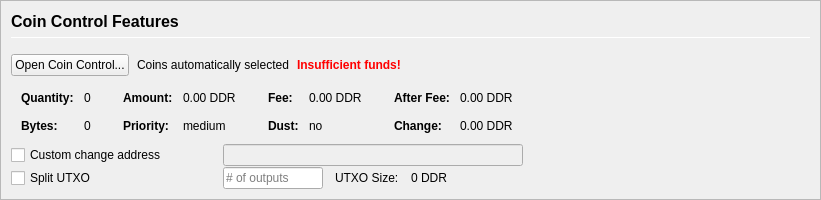
         <widget class="QFrame" name="frameCoinControl">
          <property name="sizePolicy">
           <sizepolicy hsizetype="Expanding" vsizetype="Expanding">
            <horstretch>0</horstretch>
            <verstretch>0</verstretch>
           </sizepolicy>
          </property>
          <property name="maximumSize">
           <size>
            <width>16777215</width>
            <height>16777215</height>
           </size>
          </property>
          <property name="frameShape">
           <enum>QFrame::StyledPanel</enum>
          </property>
          <property name="frameShadow">
           <enum>QFrame::Sunken</enum>
          </property>
          <layout class="QVBoxLayout" name="verticalLayoutCoinControl2">
           <property name="spacing">
            <number>0</number>
           </property>
           <property name="margin">
            <number>0</number>
           </property>
           <item>
            <widget class="QFrame" name="frameCoinControl_BG">
             <layout class="QVBoxLayout" name="verticalLayoutCoinControl" stretch="0,0,0,0,0,0">
              <property name="spacing">
               <number>1</number>
              </property>
              <property name="leftMargin">
               <number>10</number>
              </property>
              <property name="topMargin">
               <number>10</number>
              </property>
              <item>
               <layout class="QHBoxLayout" name="horizontalLayoutCoinControl1">
                <property name="bottomMargin">
                 <number>15</number>
                </property>
                <item>
                 <layout class="QVBoxLayout" name="verticalLayout_3">
                  <property name="spacing">
                   <number>6</number>
                  </property>
                  <item>
                   <widget class="QLabel" name="labelCoinControlFeatures">
                    <property name="sizePolicy">
                     <sizepolicy hsizetype="Preferred" vsizetype="Maximum">
                      <horstretch>0</horstretch>
                      <verstretch>0</verstretch>
                     </sizepolicy>
                    </property>
                    <property name="minimumSize">
                     <size>
                      <width>0</width>
                      <height>20</height>
                     </size>
                    </property>
                    <property name="font">
                     <font>
                      <pointsize>12</pointsize>
                      <weight>75</weight>
                      <bold>true</bold>
                     </font>
                    </property>
                    <property name="styleSheet">
                     <string notr="true">font-weight:bold;</string>
                    </property>
                    <property name="text">
                     <string>Coin Control Features</string>
                    </property>
                   </widget>
                  </item>
                  <item>
                   <widget class="Line" name="line">
                    <property name="minimumSize">
                     <size>
                      <width>0</width>
                      <height>1</height>
                     </size>
                    </property>
                    <property name="maximumSize">
                     <size>
                      <width>16777215</width>
                      <height>1</height>
                     </size>
                    </property>
                    <property name="orientation">
                     <enum>Qt::Horizontal</enum>
                    </property>
                   </widget>
                  </item>
                 </layout>
                </item>
               </layout>
              </item>
              <item>
               <layout class="QHBoxLayout" name="horizontalLayoutCoinControl2" stretch="0,0,0,0">
                <property name="spacing">
                 <number>8</number>
                </property>
                <property name="bottomMargin">
                 <number>10</number>
                </property>
                <item>
                 <widget class="QPushButton" name="pushButtonCoinControl">
                  <property name="styleSheet">
                   <string notr="true"/>
                  </property>
                  <property name="text">
                   <string>Open Coin Control...</string>
                  </property>
                  <property name="autoDefault">
                   <bool>false</bool>
                  </property>
                 </widget>
                </item>
                <item>
                 <widget class="QLabel" name="labelCoinControlAutomaticallySelected">
                  <property name="text">
                   <string>Coins automatically selected</string>
                  </property>
                  <property name="margin">
                   <number>5</number>
                  </property>
                 </widget>
                </item>
                <item>
                 <widget class="QLabel" name="labelCoinControlInsuffFunds">
                  <property name="font">
                   <font>
                    <weight>75</weight>
                    <bold>true</bold>
                   </font>
                  </property>
                  <property name="styleSheet">
                   <string notr="true">color:red;font-weight:bold;</string>
                  </property>
                  <property name="text">
                   <string>Insufficient funds!</string>
                  </property>
                  <property name="margin">
                   <number>5</number>
                  </property>
                 </widget>
                </item>
                <item>
                 <spacer name="horizontalSpacerCoinControl">
                  <property name="orientation">
                   <enum>Qt::Horizontal</enum>
                  </property>
                  <property name="sizeHint" stdset="0">
                   <size>
                    <width>40</width>
                    <height>1</height>
                   </size>
                  </property>
                 </spacer>
                </item>
               </layout>
              </item>
              <item>
               <widget class="QWidget" name="widgetCoinControl" native="true">
                <property name="sizePolicy">
                 <sizepolicy hsizetype="Preferred" vsizetype="Preferred">
                  <horstretch>0</horstretch>
                  <verstretch>0</verstretch>
                 </sizepolicy>
                </property>
                <property name="minimumSize">
                 <size>
                  <width>0</width>
                  <height>0</height>
                 </size>
                </property>
                <property name="styleSheet">
                 <string notr="true"/>
                </property>
                <layout class="QHBoxLayout" name="horizontalLayoutCoinControl5">
                 <property name="margin">
                  <number>0</number>
                 </property>
                 <item>
                  <layout class="QHBoxLayout" name="horizontalLayoutCoinControl3" stretch="0,0,0,1">
                   <property name="spacing">
                    <number>20</number>
                   </property>
                   <property name="topMargin">
                    <number>0</number>
                   </property>
                   <property name="bottomMargin">
                    <number>10</number>
                   </property>
                   <item>
                    <layout class="QFormLayout" name="formLayoutCoinControl1">
                     <property name="horizontalSpacing">
                      <number>10</number>
                     </property>
                     <property name="verticalSpacing">
                      <number>14</number>
                     </property>
                     <property name="leftMargin">
                      <number>10</number>
                     </property>
                     <property name="topMargin">
                      <number>4</number>
                     </property>
                     <property name="rightMargin">
                      <number>6</number>
                     </property>
                     <item row="0" column="0">
                      <widget class="QLabel" name="labelCoinControlQuantityText">
                       <property name="font">
                        <font>
                         <weight>75</weight>
                         <bold>true</bold>
                        </font>
                       </property>
                       <property name="text">
                        <string>Quantity:</string>
                       </property>
                       <property name="margin">
                        <number>0</number>
                       </property>
                      </widget>
                     </item>
                     <item row="0" column="1">
                      <widget class="QLabel" name="labelCoinControlQuantity">
                       <property name="cursor">
                        <cursorShape>IBeamCursor</cursorShape>
                       </property>
                       <property name="contextMenuPolicy">
                        <enum>Qt::ActionsContextMenu</enum>
                       </property>
                       <property name="text">
                        <string notr="true">0</string>
                       </property>
                       <property name="margin">
                        <number>0</number>
                       </property>
                       <property name="textInteractionFlags">
                        <set>Qt::LinksAccessibleByMouse|Qt::TextSelectableByKeyboard|Qt::TextSelectableByMouse</set>
                       </property>
                      </widget>
                     </item>
                     <item row="1" column="0">
                      <widget class="QLabel" name="labelCoinControlBytesText">
                       <property name="font">
                        <font>
                         <weight>75</weight>
                         <bold>true</bold>
                        </font>
                       </property>
                       <property name="text">
                        <string>Bytes:</string>
                       </property>
                      </widget>
                     </item>
                     <item row="1" column="1">
                      <widget class="QLabel" name="labelCoinControlBytes">
                       <property name="cursor">
                        <cursorShape>IBeamCursor</cursorShape>
                       </property>
                       <property name="contextMenuPolicy">
                        <enum>Qt::ActionsContextMenu</enum>
                       </property>
                       <property name="text">
                        <string notr="true">0</string>
                       </property>
                       <property name="textInteractionFlags">
                        <set>Qt::LinksAccessibleByMouse|Qt::TextSelectableByKeyboard|Qt::TextSelectableByMouse</set>
                       </property>
                      </widget>
                     </item>
                    </layout>
                   </item>
                   <item>
                    <layout class="QFormLayout" name="formLayoutCoinControl2">
                     <property name="horizontalSpacing">
                      <number>10</number>
                     </property>
                     <property name="verticalSpacing">
                      <number>14</number>
                     </property>
                     <property name="leftMargin">
                      <number>6</number>
                     </property>
                     <property name="topMargin">
                      <number>4</number>
                     </property>
                     <property name="rightMargin">
                      <number>6</number>
                     </property>
                     <item row="0" column="0">
                      <widget class="QLabel" name="labelCoinControlAmountText">
                       <property name="font">
                        <font>
                         <weight>75</weight>
                         <bold>true</bold>
                        </font>
                       </property>
                       <property name="text">
                        <string>Amount:</string>
                       </property>
                       <property name="margin">
                        <number>0</number>
                       </property>
                      </widget>
                     </item>
                     <item row="0" column="1">
                      <widget class="QLabel" name="labelCoinControlAmount">
                       <property name="cursor">
                        <cursorShape>IBeamCursor</cursorShape>
                       </property>
                       <property name="contextMenuPolicy">
                        <enum>Qt::ActionsContextMenu</enum>
                       </property>
                       <property name="text">
                        <string notr="true">0.00 DDR</string>
                       </property>
                       <property name="textInteractionFlags">
                        <set>Qt::LinksAccessibleByMouse|Qt::TextSelectableByKeyboard|Qt::TextSelectableByMouse</set>
                       </property>
                      </widget>
                     </item>
                     <item row="1" column="0">
                      <widget class="QLabel" name="labelCoinControlPriorityText">
                       <property name="font">
                        <font>
                         <weight>75</weight>
                         <bold>true</bold>
                        </font>
                       </property>
                       <property name="text">
                        <string>Priority:</string>
                       </property>
                      </widget>
                     </item>
                     <item row="1" column="1">
                      <widget class="QLabel" name="labelCoinControlPriority">
                       <property name="cursor">
                        <cursorShape>IBeamCursor</cursorShape>
                       </property>
                       <property name="contextMenuPolicy">
                        <enum>Qt::ActionsContextMenu</enum>
                       </property>
                       <property name="text">
                        <string>medium</string>
                       </property>
                       <property name="textInteractionFlags">
                        <set>Qt::LinksAccessibleByMouse|Qt::TextSelectableByKeyboard|Qt::TextSelectableByMouse</set>
                       </property>
                      </widget>
                     </item>
                    </layout>
                   </item>
                   <item>
                    <layout class="QFormLayout" name="formLayoutCoinControl3">
                     <property name="horizontalSpacing">
                      <number>10</number>
                     </property>
                     <property name="verticalSpacing">
                      <number>14</number>
                     </property>
                     <property name="leftMargin">
                      <number>6</number>
                     </property>
                     <property name="topMargin">
                      <number>4</number>
                     </property>
                     <property name="rightMargin">
                      <number>6</number>
                     </property>
                     <item row="0" column="0">
                      <widget class="QLabel" name="labelCoinControlFeeText">
                       <property name="font">
                        <font>
                         <weight>75</weight>
                         <bold>true</bold>
                        </font>
                       </property>
                       <property name="text">
                        <string>Fee:</string>
                       </property>
                       <property name="margin">
                        <number>0</number>
                       </property>
                      </widget>
                     </item>
                     <item row="0" column="1">
                      <widget class="QLabel" name="labelCoinControlFee">
                       <property name="cursor">
                        <cursorShape>IBeamCursor</cursorShape>
                       </property>
                       <property name="contextMenuPolicy">
                        <enum>Qt::ActionsContextMenu</enum>
                       </property>
                       <property name="text">
                        <string notr="true">0.00 DDR</string>
                       </property>
                       <property name="textInteractionFlags">
                        <set>Qt::LinksAccessibleByMouse|Qt::TextSelectableByKeyboard|Qt::TextSelectableByMouse</set>
                       </property>
                      </widget>
                     </item>
                     <item row="1" column="0">
                      <widget class="QLabel" name="labelCoinControlLowOutputText">
                       <property name="font">
                        <font>
                         <weight>75</weight>
                         <bold>true</bold>
                        </font>
                       </property>
                       <property name="text">
                        <string>Dust:</string>
                       </property>
                      </widget>
                     </item>
                     <item row="1" column="1">
                      <widget class="QLabel" name="labelCoinControlLowOutput">
                       <property name="cursor">
                        <cursorShape>IBeamCursor</cursorShape>
                       </property>
                       <property name="contextMenuPolicy">
                        <enum>Qt::ActionsContextMenu</enum>
                       </property>
                       <property name="text">
                        <string>no</string>
                       </property>
                       <property name="textInteractionFlags">
                        <set>Qt::LinksAccessibleByMouse|Qt::TextSelectableByKeyboard|Qt::TextSelectableByMouse</set>
                       </property>
                      </widget>
                     </item>
                    </layout>
                   </item>
                   <item>
                    <layout class="QFormLayout" name="formLayoutCoinControl4">
                     <property name="horizontalSpacing">
                      <number>10</number>
                     </property>
                     <property name="verticalSpacing">
                      <number>14</number>
                     </property>
                     <property name="leftMargin">
                      <number>6</number>
                     </property>
                     <property name="topMargin">
                      <number>4</number>
                     </property>
                     <property name="rightMargin">
                      <number>6</number>
                     </property>
                     <item row="0" column="0">
                      <widget class="QLabel" name="labelCoinControlAfterFeeText">
                       <property name="font">
                        <font>
                         <weight>75</weight>
                         <bold>true</bold>
                        </font>
                       </property>
                       <property name="text">
                        <string>After Fee:</string>
                       </property>
                       <property name="margin">
                        <number>0</number>
                       </property>
                      </widget>
                     </item>
                     <item row="0" column="1">
                      <widget class="QLabel" name="labelCoinControlAfterFee">
                       <property name="cursor">
                        <cursorShape>IBeamCursor</cursorShape>
                       </property>
                       <property name="contextMenuPolicy">
                        <enum>Qt::ActionsContextMenu</enum>
                       </property>
                       <property name="text">
                        <string notr="true">0.00 DDR</string>
                       </property>
                       <property name="textInteractionFlags">
                        <set>Qt::LinksAccessibleByMouse|Qt::TextSelectableByKeyboard|Qt::TextSelectableByMouse</set>
                       </property>
                      </widget>
                     </item>
                     <item row="1" column="0">
                      <widget class="QLabel" name="labelCoinControlChangeText">
                       <property name="font">
                        <font>
                         <weight>75</weight>
                         <bold>true</bold>
                        </font>
                       </property>
                       <property name="text">
                        <string>Change:</string>
                       </property>
                      </widget>
                     </item>
                     <item row="1" column="1">
                      <widget class="QLabel" name="labelCoinControlChange">
                       <property name="cursor">
                        <cursorShape>IBeamCursor</cursorShape>
                       </property>
                       <property name="contextMenuPolicy">
                        <enum>Qt::ActionsContextMenu</enum>
                       </property>
                       <property name="text">
                        <string notr="true">0.00 DDR</string>
                       </property>
                       <property name="textInteractionFlags">
                        <set>Qt::LinksAccessibleByMouse|Qt::TextSelectableByKeyboard|Qt::TextSelectableByMouse</set>
                       </property>
                      </widget>
                     </item>
                    </layout>
                   </item>
                  </layout>
                 </item>
                </layout>
               </widget>
              </item>
              <item>
               <layout class="QHBoxLayout" name="horizontalLayoutCoinControl4">
                <property name="spacing">
                 <number>12</number>
                </property>
                <property name="sizeConstraint">
                 <enum>QLayout::SetDefaultConstraint</enum>
                </property>
                <property name="topMargin">
                 <number>0</number>
                </property>
                <property name="rightMargin">
                 <number>0</number>
                </property>
                <item>
                 <widget class="QCheckBox" name="checkBoxCoinControlChange">
                  <property name="sizePolicy">
                   <sizepolicy hsizetype="Preferred" vsizetype="Preferred">
                    <horstretch>0</horstretch>
                    <verstretch>0</verstretch>
                   </sizepolicy>
                  </property>
                  <property name="minimumSize">
                   <size>
                    <width>200</width>
                    <height>0</height>
                   </size>
                  </property>
                  <property name="maximumSize">
                   <size>
                    <width>200</width>
                    <height>16777215</height>
                   </size>
                  </property>
                  <property name="toolTip">
                   <string>If this is activated, but the change address is empty or invalid, change will be sent to a newly generated address.</string>
                  </property>
                  <property name="text">
                   <string>Custom change address</string>
                  </property>
                 </widget>
                </item>
                <item>
                 <widget class="QValidatedLineEdit" name="lineEditCoinControlChange">
                  <property name="enabled">
                   <bool>false</bool>
                  </property>
                  <property name="sizePolicy">
                   <sizepolicy hsizetype="Preferred" vsizetype="Preferred">
                    <horstretch>0</horstretch>
                    <verstretch>0</verstretch>
                   </sizepolicy>
                  </property>
                  <property name="minimumSize">
                   <size>
                    <width>300</width>
                    <height>0</height>
                   </size>
                  </property>
                 </widget>
                </item>
                <item>
                 <widget class="QLabel" name="labelCoinControlChangeLabel">
                  <property name="sizePolicy">
                   <sizepolicy hsizetype="Preferred" vsizetype="Preferred">
                    <horstretch>0</horstretch>
                    <verstretch>0</verstretch>
                   </sizepolicy>
                  </property>
                  <property name="minimumSize">
                   <size>
                    <width>100</width>
                    <height>0</height>
                   </size>
                  </property>
                  <property name="text">
                   <string/>
                  </property>
                  <property name="margin">
                   <number>3</number>
                  </property>
                 </widget>
                </item>
               </layout>
              </item>
              <item>
               <layout class="QHBoxLayout" name="horizontalLayoutCoinControl6">
                <property name="spacing">
                 <number>12</number>
                </property>
                <property name="rightMargin">
                 <number>0</number>
                </property>
                <item>
                 <widget class="QCheckBox" name="splitBlockCheckBox">
                  <property name="sizePolicy">
                   <sizepolicy hsizetype="Preferred" vsizetype="Preferred">
                    <horstretch>0</horstretch>
                    <verstretch>0</verstretch>
                   </sizepolicy>
                  </property>
                  <property name="minimumSize">
                   <size>
                    <width>200</width>
                    <height>0</height>
                   </size>
                  </property>
                  <property name="maximumSize">
                   <size>
                    <width>200</width>
                    <height>16777215</height>
                   </size>
                  </property>
                  <property name="text">
                   <string>Split UTXO</string>
                  </property>
                 </widget>
                </item>
                <item>
                 <widget class="QLineEdit" name="splitBlockLineEdit">
                  <property name="sizePolicy">
                   <sizepolicy hsizetype="Preferred" vsizetype="Preferred">
                    <horstretch>50</horstretch>
                    <verstretch>0</verstretch>
                   </sizepolicy>
                  </property>
                  <property name="minimumSize">
                   <size>
                    <width>100</width>
                    <height>0</height>
                   </size>
                  </property>
                  <property name="maximumSize">
                   <size>
                    <width>100</width>
                    <height>16777215</height>
                   </size>
                  </property>
                  <property name="placeholderText">
                   <string># of outputs</string>
                  </property>
                 </widget>
                </item>
                <item>
                 <widget class="QLabel" name="labelBlockSizeText">
                  <property name="text">
                   <string>UTXO Size:</string>
                  </property>
                 </widget>
                </item>
                <item>
                 <widget class="QLabel" name="labelBlockSize">
                  <property name="text">
                   <string>0 DDR</string>
                  </property>
                 </widget>
                </item>
                <item>
                 <spacer name="horizontalSpacer_7">
                  <property name="orientation">
                   <enum>Qt::Horizontal</enum>
                  </property>
                  <property name="sizeHint" stdset="0">
                   <size>
                    <width>40</width>
                    <height>20</height>
                   </size>
                  </property>
                 </spacer>
                </item>
               </layout>
              </item>
              <item>
               <spacer name="verticalSpacerCoinControl">
                <property name="orientation">
                 <enum>Qt::Vertical</enum>
                </property>
                <property name="sizeHint" stdset="0">
                 <size>
                  <width>800</width>
                  <height>1</height>
                 </size>
                </property>
               </spacer>
              </item>
             </layout>
            </widget>
           </item>
          </layout>
         </widget>
